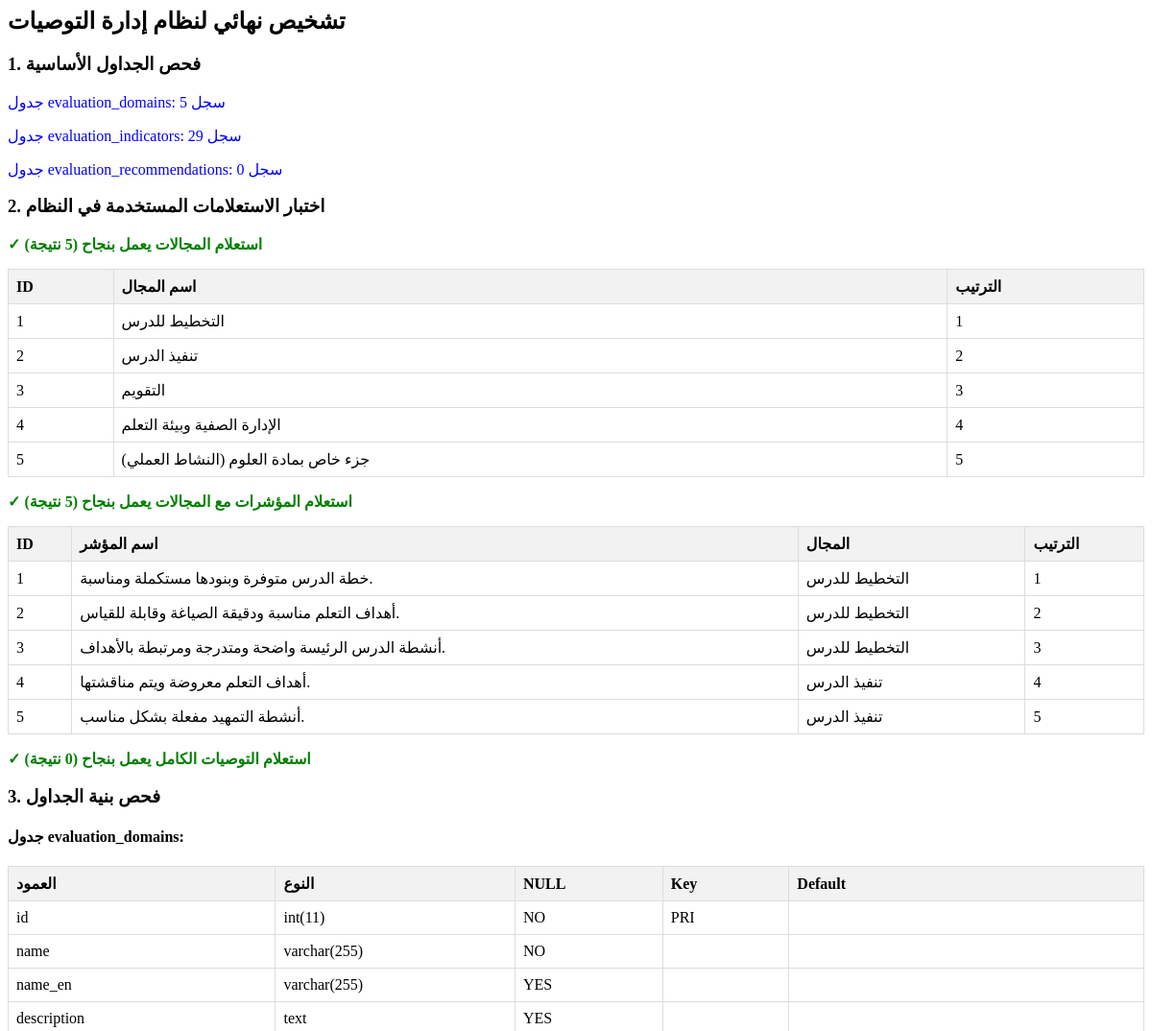
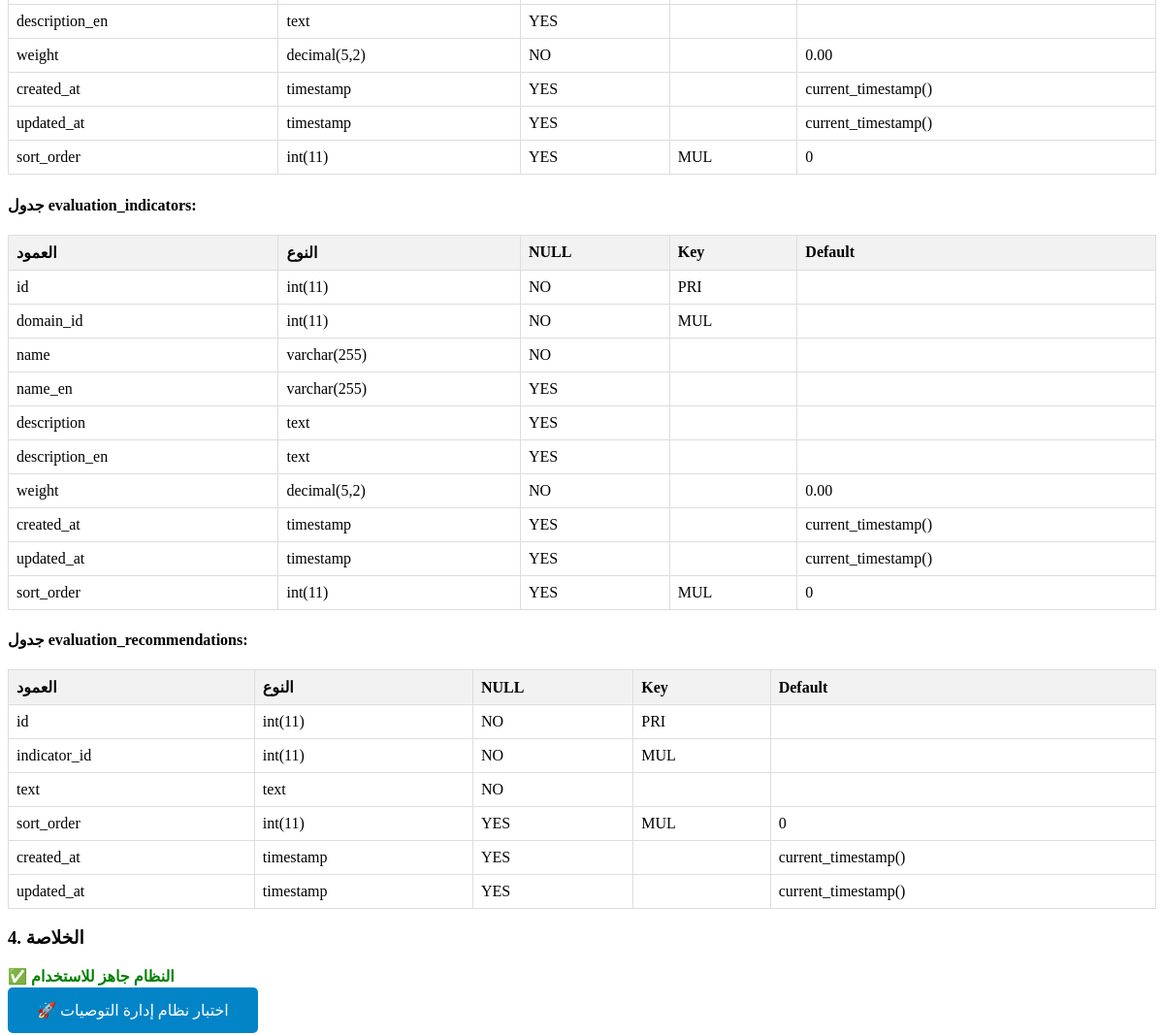
Page /archive_and_temp/test_recommendations_system.php on the committed database (2 pictures, top to bottom).
### tables this page shows
CREATE TABLE `evaluation_domains` (
  `id` int NOT NULL,
  `name` varchar(255) NOT NULL,
  `name_en` varchar(255) DEFAULT NULL,
  `description` text,
  `description_en` text,
  `weight` decimal(5,2) NOT NULL DEFAULT '0.00',
  `created_at` timestamp NULL DEFAULT CURRENT_TIMESTAMP,
  `updated_at` timestamp NULL DEFAULT CURRENT_TIMESTAMP ON UPDATE CURRENT_TIMESTAMP,
  `sort_order` int DEFAULT '0'
);

CREATE TABLE `evaluation_indicators` (
  `id` int NOT NULL,
  `domain_id` int NOT NULL,
  `name` varchar(255) NOT NULL,
  `name_en` varchar(255) DEFAULT NULL,
  `description` text,
  `description_en` text,
  `weight` decimal(5,2) NOT NULL DEFAULT '0.00',
  `created_at` timestamp NULL DEFAULT CURRENT_TIMESTAMP,
  `updated_at` timestamp NULL DEFAULT CURRENT_TIMESTAMP ON UPDATE CURRENT_TIMESTAMP,
  `sort_order` int DEFAULT '0'
);

### includes/db_connection.php (called while the page is built, shortened)
<?php
$dsn = "mysql:host=" . DB_HOST . ";dbname=" . DB_NAME . ";charset=" . DB_CHARSET;
$options = [
    PDO::ATTR_ERRMODE            => PDO::ERRMODE_EXCEPTION,
    PDO::ATTR_DEFAULT_FETCH_MODE => PDO::FETCH_ASSOC,
    PDO::ATTR_EMULATE_PREPARES   => false,
];
try {
    $pdo = new PDO($dsn, DB_USER, DB_PASS, $options);
    $pdo->exec("SET NAMES utf8mb4");
    $pdo->exec("SET CHARACTER SET utf8mb4");
    $pdo->exec("SET collation_connection = utf8mb4_unicode_ci");
} catch (PDOException $e) {
    die("فشل الاتصال بقاعدة البيانات: " . $e->getMessage());
}
function query($sql, $params = []) {
    global $pdo;
    $stmt = $pdo->prepare($sql);
    $stmt->execute($params);
    return $stmt->fetchAll();
}
function query_row($sql, $params = []) {
    global $pdo;
    $stmt = $pdo->prepare($sql);
    $stmt->execute($params);
    return $stmt->fetch();
}

### archive_and_temp/test_recommendations_system.php (the view, shortened to what this page needs)
<?php
require_once 'includes/db_connection.php';
echo "<h2>تشخيص نهائي لنظام إدارة التوصيات</h2>";
try {
    echo "<h3>1. فحص الجداول الأساسية</h3>";
    $domains_count = query_row("SELECT COUNT(*) as count FROM evaluation_domains");
    echo "<p class='info'>جدول evaluation_domains: {$domains_count['count']} سجل</p>";
    $indicators_count = query_row("SELECT COUNT(*) as count FROM evaluation_indicators");
    echo "<p class='info'>جدول evaluation_indicators: {$indicators_count['count']} سجل</p>";
    $recommendations_count = query_row("SELECT COUNT(*) as count FROM evaluation_recommendations");
    echo "<p class='info'>جدول evaluation_recommendations: {$recommendations_count['count']} سجل</p>";
    echo "<h3>2. اختبار الاستعلامات المستخدمة في النظام</h3>";
    try {
        $domains = query("SELECT * FROM evaluation_domains ORDER BY sort_order, id LIMIT 5");
        echo "<p class='success'>✓ استعلام المجالات يعمل بنجاح (" . count($domains) . " نتيجة)</p>";
        if (count($domains) > 0) {
            echo "<table><tr><th>ID</th><th>اسم المجال</th><th>الترتيب</th></tr>";
            foreach ($domains as $domain) {
                echo "<tr><td>{$domain['id']}</td><td>{$domain['name']}</td><td>{$domain['sort_order']}</td></tr>";
            }
            echo "</table>";
        }
    } catch (Exception $e) {
        echo "<p class='error'>❌ خطأ في استعلام المجالات: " . $e->getMessage() . "</p>";
    }
    try {
        $indicators = query("SELECT i.*, d.name as domain_name
                            FROM evaluation_indicators i
                            LEFT JOIN evaluation_domains d ON i.domain_id = d.id
                            ORDER BY COALESCE(d.sort_order, 999), d.id, i.sort_order, i.id LIMIT 5");
        echo "<p class='success'>✓ استعلام المؤشرات مع المجالات يعمل بنجاح (" . count($indicators) . " نتيجة)</p>";
        if (count($indicators) > 0) {
            echo "<table><tr><th>ID</th><th>اسم المؤشر</th><th>المجال</th><th>الترتيب</th></tr>";
            foreach ($indicators as $indicator) {
                echo "<tr><td>{$indicator['id']}</td><td>{$indicator['name']}</td><td>{$indicator['domain_name']}</td><td>{$indicator['sort_order']}</td></tr>";
            }
            echo "</table>";
        }
    } catch (Exception $e) {
        echo "<p class='error'>❌ خطأ في استعلام المؤشرات: " . $e->getMessage() . "</p>";
    }
    try {
        $recommendations = query("SELECT r.*, i.name as indicator_name, d.name as domain_name
                                 FROM evaluation_recommendations r
                                 LEFT JOIN evaluation_indicators i ON r.indicator_id = i.id
                                 LEFT JOIN evaluation_domains d ON i.domain_id = d.id
                                 ORDER BY COALESCE(d.sort_order, 999), COALESCE(i.sort_order, 999), COALESCE(r.sort_order, 999), r.id LIMIT 5");
        echo "<p class='success'>✓ استعلام التوصيات الكامل يعمل بنجاح (" . count($recommendations) . " نتيجة)</p>";
    } catch (Exception $e) {
        echo "<p class='error'>❌ خطأ في استعلام التوصيات: " . $e->getMessage() . "</p>";
    }
    echo "<h3>3. فحص بنية الجداول</h3>";
    echo "<h4>جدول evaluation_domains:</h4>";
    $domains_structure = query("DESCRIBE evaluation_domains");
    echo "<table><tr><th>العمود</th><th>النوع</th><th>NULL</th><th>Key</th><th>Default</th></tr>";
    foreach ($domains_structure as $col) {
        echo "<tr><td>{$col['Field']}</td><td>{$col['Type']}</td><td>{$col['Null']}</td><td>{$col['Key']}</td><td>{$col['Default']}</td></tr>";
    }
    echo "</table>";
    echo "<h4>جدول evaluation_indicators:</h4>";
    $indicators_structure = query("DESCRIBE evaluation_indicators");
    echo "<table><tr><th>العمود</th><th>النوع</th><th>NULL</th><th>Key</th><th>Default</th></tr>";
    foreach ($indicators_structure as $col) {
        echo "<tr><td>{$col['Field']}</td><td>{$col['Type']}</td><td>{$col['Null']}</td><td>{$col['Key']}</td><td>{$col['Default']}</td></tr>";
    }
    echo "</table>";
    echo "<h4>جدول evaluation_recommendations:</h4>";
    $recommendations_structure = query("DESCRIBE evaluation_recommendations");
    echo "<table><tr><th>العمود</th><th>النوع</th><th>NULL</th><th>Key</th><th>Default</th></tr>";
    foreach ($recommendations_structure as $col) {
        echo "<tr><td>{$col['Field']}</td><td>{$col['Type']}</td><td>{$col['Null']}</td><td>{$col['Key']}</td><td>{$col['Default']}</td></tr>";
    }
    echo "</table>";
    echo "<h3>4. الخلاصة</h3>";
    echo "<p class='success'>✅ النظام جاهز للاستخدام</p>";
    echo "<p><a href='recommendations_management.php' style='background: #0284c7; color: white; padding: 15px 30px; text-decoration: none; border-radius: 5px; font-size: 16px;'>🚀 اختبار نظام إدارة التوصيات</a></p>";
} catch (Exception $e) {
    echo "<p class='error'>خطأ عام في التشخيص: " . $e->getMessage() . "</p>";
    echo "<pre>" . $e->getTraceAsString() . "</pre>";
}
?>

### archive_and_temp/test_recommendations_system.php (style rules this page uses)
.success { color: green; font-weight: bold; }
.info { color: blue; }
table { border-collapse: collapse; width: 100%; margin: 10px 0; }
th, td { border: 1px solid #ddd; padding: 8px; text-align: left; }
th { background-color: #f2f2f2; }

### rows in the picture
evaluation_domains: id "1", name "التخطيط للدرس", sort_order "1"
evaluation_domains: id "2", name "تنفيذ الدرس", sort_order "2"
evaluation_domains: id "3", name "التقويم", sort_order "3"
evaluation_domains: id "4", name "الإدارة الصفية وبيئة التعلم", sort_order "4"
evaluation_domains: id "5", name "جزء خاص بمادة العلوم (النشاط العملي)", sort_order "5"
evaluation_indicators: id "1", name "خطة الدرس متوفرة وبنودها مستكملة ومناسبة.", domain.name "التخطيط للدرس", sort_order "1"
evaluation_indicators: id "2", name "أهداف التعلم مناسبة ودقيقة الصياغة وقابلة للقياس.", domain.name "التخطيط للدرس", sort_order "2"
evaluation_indicators: id "3", name "أنشطة الدرس الرئيسة واضحة ومتدرجة ومرتبطة بالأهداف.", domain.name "التخطيط للدرس", sort_order "3"
evaluation_indicators: id "4", name "أهداف التعلم معروضة ويتم مناقشتها.", domain.name "تنفيذ الدرس", sort_order "4"
evaluation_indicators: id "5", name "أنشطة التمهيد مفعلة بشكل مناسب.", domain.name "تنفيذ الدرس", sort_order "5"

### other values in the picture
$domains_count['count'] "5"
$indicators_count['count'] "29"
$recommendations_count['count'] "0"
$col['Field'] "id"
$col['Type'] "int(11)"
$col['Null'] "NO"
$col['Key'] "PRI"
$col['Field'] "name"
$col['Type'] "varchar(255)"
$col['Field'] "name_en"
$col['Null'] "YES"
$col['Field'] "description"
$col['Type'] "text"
$col['Field'] "description_en"
$col['Field'] "weight"
